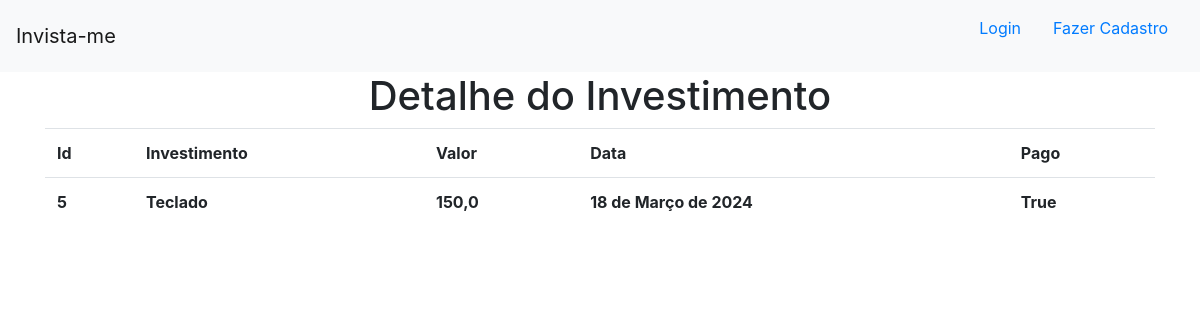
The app's page //5 with its own data.
### invista_me/models.py (models this page shows)
class Investimento(models.Model):
  investimento = models.TextField(max_length=255)
  valor = models.FloatField()
  pago = models.BooleanField(default=False)
  data = models.DateField(default=datetime.now)

### invista_me/views.py (the view)
# urls.py: path('/<int:id_investimento>', views.detalhe, name='detalhe')
def detalhe(request, id_investimento):
  dados = {
    'dados': Investimento.objects.get(pk=id_investimento)
  }
  return render(request, 'investimentos/detalhe.html', dados)

### invista_me/templates/investimentos/detalhe.html
{% extends 'investimentos/base.html' %} {% block conteudo %}
<h1 style="text-align: center">Detalhe do Investimento</h1>
<div class="container">
  <table class="table table-hover table bordered">
    <tr>
      <th>Id</th>
      <th>Investimento</th>
      <th>Valor</th>
      <th>Data</th>
      <th>Pago</th>
    </tr>
    <tr>
      <th>{{dados.id}}</th>
      <th>{{dados.investimento}}</th>
      <th>{{dados.valor}}</th>
      <th>{{dados.data}}</th>
      <th>{{dados.pago}}</th>
    </tr>
  </table>
</div>
{% endblock %}

### records on screen
Investimento: id "5", investimento "Teclado", valor "150,0", data "18 de Março de 2024", pago "True"
